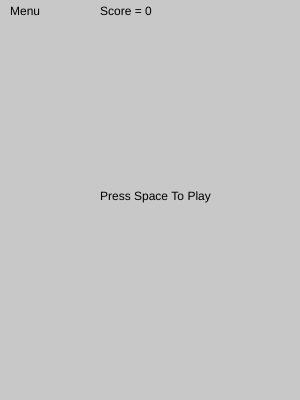
Frame 1 (no input)
Frame 60 (no input): identical to frame 1, image omitted
Frame 120 (the mouse pressed at the canvas centre since frame 60): identical to frame 1, image omitted

The p5.js sketch that drew this single still picture (run headless with seeded random() and noise() and a simulated clock; from frame 60 on, the mouse is pressed at the canvas centre):

// p5.js sketch
// ── sketch.js
let playerx = 150
let playery = 350
let scene = -1

let playerr = 255
let playerg = 255
let playerb = 255 

let rx = -50
let ry = 50
let rs = 50

let gx = -50
let gy = 50
let gs = 50

let speed = 5
let score = 0
let menuVar = 0

let hitRadius = 45
let collision = false
let spawn = 2
let spawn2 = 2


function setup() {
  createCanvas(300, 400);
  rectMode(CENTER)

playerx = 150
playery = 350
scene = -1

playerr = 255
playerg = 255
playerb = 255 

rx = -50
ry = 50
rs = 50

gx = -50
gy = 50
gs = 50

speed = 5
score = 0
menuVar = 0

hitRadius = 45
collision = false
spawn = 2
spawn2 = 2

}

function draw() {
  if (scene == -1) {
    menu()
  }
  if (scene == 1) {
    game()
  }
}

function keyPressed() {
  if (keyCode == 32) {
   scene *= -1
  }

  if (keyCode == 68) {
    playerx += 75;
  }

  if (keyCode == 65) {
    playerx -= 75;
  }

  if (keyCode == 82) {
    setup()
  }
}

function menu() {
  background(200)
  fill(0)
  text('Menu', 10, 15)
  text('Score = ' + score, 100, 15)

  if(menuVar == 0) {
    text('Press Space To Play', 100, 200)
  }

  if (menuVar == 1) {
    text('Press R to Restart', 100, 200)
    text('Press Space Continue', 90, 220)
  }

  if (menuVar == 2) {
    text('You Were Hit!', 100, 200)
    text('Press R to Restart', 90, 220)
  }

}

function game() {
  background(200)
  menuVar = 1
  text('Game', 10, 15 )
  text('Score = ' + score, 100, 15)
  text('Debug = ' + spawn2, 200, 15)
  fill(0, 255, 0)
  rect(playerx, playery, 60)

  if (playerx < 75) {
    playerx = 75;
  }
  if (playerx > 225) {
    playerx = 225;
  }

  fill(255, 0, 0)
  circle(rx, ry, rs)
  circle(gx, gy, gs)
  if (score <= 5) {
    gx = -100
  } else{
    if (spawn2 == 1) {
      gx = 75
    }
  
    if (spawn2 == 2) {
      gx = 150
    }
  
    if (spawn2 == 3) {
      gx = 225
    }
  }

  if (ry < 425) {
    ry += speed;
  } else{
    ry = -25
    spawn = int(random(1,4))
    speed += 0.2
    score += 1
  }

  if (gy < 425) {
    gy += speed;
  } else{
    gy = -25
    spawn2 = int(random(1,4))
  }

  if (spawn == 1) {
    rx = 75
  }

  if (spawn == 2) {
    rx = 150
  }

  if (spawn == 3) {
    rx = 225
  }

  

  if (abs(playerx - rx) < hitRadius && abs(playery - ry) < hitRadius) {
    collision = true
  }

  if (abs(playerx - gx) < hitRadius && abs(playery - gy) < hitRadius) {
    collision = true
  }

  if (collision == true) {
    menuVar = 2
    scene *= -1
    menu()
  }
}
